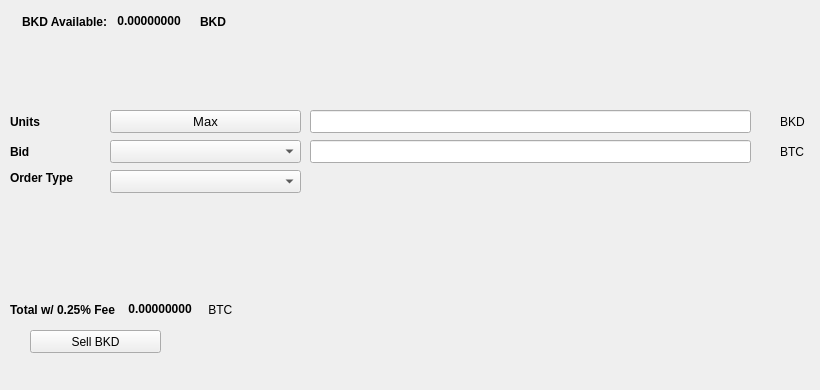
   <widget class="QWidget" name="SellTab">
    <attribute name="title">
     <string>Sell</string>
    </attribute>
    <widget class="QLabel" name="label_16">
     <property name="geometry">
      <rect>
       <x>780</x>
       <y>140</y>
       <width>31</width>
       <height>23</height>
      </rect>
     </property>
     <property name="text">
      <string>BTC</string>
     </property>
    </widget>
    <widget class="QComboBox" name="SellBidcomboBox">
     <property name="geometry">
      <rect>
       <x>110</x>
       <y>140</y>
       <width>191</width>
       <height>23</height>
      </rect>
     </property>
     <property name="font">
      <font>
       <pointsize>10</pointsize>
      </font>
     </property>
    </widget>
    <widget class="QLabel" name="label_18">
     <property name="geometry">
      <rect>
       <x>10</x>
       <y>110</y>
       <width>46</width>
       <height>23</height>
      </rect>
     </property>
     <property name="font">
      <font>
       <weight>75</weight>
       <bold>true</bold>
      </font>
     </property>
     <property name="text">
      <string>Units</string>
     </property>
    </widget>
    <widget class="QPushButton" name="Sell_Max_Amount">
     <property name="geometry">
      <rect>
       <x>110</x>
       <y>110</y>
       <width>191</width>
       <height>23</height>
      </rect>
     </property>
     <property name="font">
      <font>
       <pointsize>10</pointsize>
      </font>
     </property>
     <property name="text">
      <string>Max</string>
     </property>
    </widget>
    <widget class="QLabel" name="label_20">
     <property name="geometry">
      <rect>
       <x>10</x>
       <y>170</y>
       <width>91</width>
       <height>16</height>
      </rect>
     </property>
     <property name="font">
      <font>
       <weight>75</weight>
       <bold>true</bold>
      </font>
     </property>
     <property name="text">
      <string>Order Type</string>
     </property>
    </widget>
    <widget class="QComboBox" name="SellOrdertypeCombo">
     <property name="geometry">
      <rect>
       <x>110</x>
       <y>170</y>
       <width>191</width>
       <height>23</height>
      </rect>
     </property>
     <property name="font">
      <font>
       <pointsize>10</pointsize>
      </font>
     </property>
    </widget>
    <widget class="QLabel" name="label_21">
     <property name="geometry">
      <rect>
       <x>10</x>
       <y>140</y>
       <width>46</width>
       <height>23</height>
      </rect>
     </property>
     <property name="font">
      <font>
       <weight>75</weight>
       <bold>true</bold>
      </font>
     </property>
     <property name="text">
      <string>Bid</string>
     </property>
    </widget>
    <widget class="QLabel" name="label_22">
     <property name="geometry">
      <rect>
       <x>780</x>
       <y>110</y>
       <width>31</width>
       <height>23</height>
      </rect>
     </property>
     <property name="text">
      <string>BKD</string>
     </property>
    </widget>
    <widget class="QLineEdit" name="UnitsInputBKD">
     <property name="geometry">
      <rect>
       <x>310</x>
       <y>110</y>
       <width>441</width>
       <height>23</height>
      </rect>
     </property>
     <property name="font">
      <font>
       <pointsize>9</pointsize>
       <weight>75</weight>
       <bold>true</bold>
      </font>
     </property>
    </widget>
    <widget class="QLineEdit" name="SellBidPriceEdit">
     <property name="geometry">
      <rect>
       <x>310</x>
       <y>140</y>
       <width>441</width>
       <height>23</height>
      </rect>
     </property>
     <property name="font">
      <font>
       <pointsize>9</pointsize>
       <weight>75</weight>
       <bold>true</bold>
      </font>
     </property>
    </widget>
    <widget class="QPushButton" name="SellBKDBTN">
     <property name="geometry">
      <rect>
       <x>30</x>
       <y>330</y>
       <width>131</width>
       <height>23</height>
      </rect>
     </property>
     <property name="text">
      <string>Sell BKD</string>
     </property>
     <property name="icon">
      <iconset resource="../blockdomain">
       <normaloff>:/icons/bitcoin</normaloff>:/icons/bitcoin</iconset>
     </property>
    </widget>
    <widget class="QWidget" name="layoutWidget3">
     <property name="geometry">
      <rect>
       <x>22</x>
       <y>12</y>
       <width>258</width>
       <height>19</height>
      </rect>
     </property>
     <layout class="QHBoxLayout" name="horizontalLayout">
      <item>
       <widget class="QLabel" name="label232_2">
        <property name="font">
         <font>
          <weight>75</weight>
          <bold>true</bold>
         </font>
        </property>
        <property name="text">
         <string>BKD Available:</string>
        </property>
       </widget>
      </item>
      <item>
       <widget class="QLabel" name="BKDAvailableLabel">
        <property name="palette">
         <palette>
          <active>
           <colorrole role="WindowText">
            <brush brushstyle="SolidPattern">
             <color alpha="255">
              <red>0</red>
              <green>0</green>
              <blue>0</blue>
             </color>
            </brush>
           </colorrole>
           <colorrole role="Button">
            <brush brushstyle="SolidPattern">
             <color alpha="255">
              <red>0</red>
              <green>170</green>
              <blue>0</blue>
             </color>
            </brush>
           </colorrole>
           <colorrole role="Light">
            <brush brushstyle="SolidPattern">
             <color alpha="255">
              <red>0</red>
              <green>255</green>
              <blue>0</blue>
             </color>
            </brush>
           </colorrole>
           <colorrole role="Midlight">
            <brush brushstyle="SolidPattern">
             <color alpha="255">
              <red>0</red>
              <green>212</green>
              <blue>0</blue>
             </color>
            </brush>
           </colorrole>
           <colorrole role="Dark">
            <brush brushstyle="SolidPattern">
             <color alpha="255">
              <red>0</red>
              <green>85</green>
              <blue>0</blue>
             </color>
            </brush>
           </colorrole>
           <colorrole role="Mid">
            <brush brushstyle="SolidPattern">
             <color alpha="255">
              <red>0</red>
              <green>113</green>
              <blue>0</blue>
             </color>
            </brush>
           </colorrole>
           <colorrole role="Text">
            <brush brushstyle="SolidPattern">
             <color alpha="255">
              <red>0</red>
              <green>170</green>
              <blue>0</blue>
             </color>
            </brush>
           </colorrole>
           <colorrole role="BrightText">
            <brush brushstyle="SolidPattern">
             <color alpha="255">
              <red>255</red>
              <green>255</green>
              <blue>255</blue>
             </color>
            </brush>
           </colorrole>
           <colorrole role="ButtonText">
            <brush brushstyle="SolidPattern">
             <color alpha="255">
              <red>0</red>
              <green>0</green>
              <blue>0</blue>
             </color>
            </brush>
           </colorrole>
           <colorrole role="Base">
            <brush brushstyle="SolidPattern">
             <color alpha="255">
              <red>255</red>
              <green>255</green>
              <blue>255</blue>
             </color>
            </brush>
           </colorrole>
           <colorrole role="Window">
            <brush brushstyle="SolidPattern">
             <color alpha="255">
              <red>0</red>
              <green>170</green>
              <blue>0</blue>
             </color>
            </brush>
           </colorrole>
           <colorrole role="Shadow">
            <brush brushstyle="SolidPattern">
             <color alpha="255">
              <red>0</red>
              <green>0</green>
              <blue>0</blue>
             </color>
            </brush>
           </colorrole>
           <colorrole role="AlternateBase">
            <brush brushstyle="SolidPattern">
             <color alpha="255">
              <red>127</red>
              <green>212</green>
              <blue>127</blue>
             </color>
            </brush>
           </colorrole>
           <colorrole role="ToolTipBase">
            <brush brushstyle="SolidPattern">
             <color alpha="255">
              <red>255</red>
              <green>255</green>
              <blue>220</blue>
             </color>
            </brush>
           </colorrole>
           <colorrole role="ToolTipText">
            <brush brushstyle="SolidPattern">
             <color alpha="255">
              <red>0</red>
              <green>0</green>
              <blue>0</blue>
             </color>
            </brush>
           </colorrole>
          </active>
          <inactive>
           <colorrole role="WindowText">
            <brush brushstyle="SolidPattern">
             <color alpha="255">
              <red>0</red>
              <green>0</green>
              <blue>0</blue>
             </color>
            </brush>
           </colorrole>
           <colorrole role="Button">
            <brush brushstyle="SolidPattern">
             <color alpha="255">
              <red>0</red>
              <green>170</green>
              <blue>0</blue>
             </color>
            </brush>
           </colorrole>
           <colorrole role="Light">
            <brush brushstyle="SolidPattern">
             <color alpha="255">
              <red>0</red>
              <green>255</green>
              <blue>0</blue>
             </color>
            </brush>
           </colorrole>
           <colorrole role="Midlight">
            <brush brushstyle="SolidPattern">
             <color alpha="255">
              <red>0</red>
              <green>212</green>
              <blue>0</blue>
             </color>
            </brush>
           </colorrole>
           <colorrole role="Dark">
            <brush brushstyle="SolidPattern">
             <color alpha="255">
              <red>0</red>
              <green>85</green>
              <blue>0</blue>
             </color>
            </brush>
           </colorrole>
           <colorrole role="Mid">
            <brush brushstyle="SolidPattern">
             <color alpha="255">
              <red>0</red>
              <green>113</green>
              <blue>0</blue>
             </color>
            </brush>
           </colorrole>
           <colorrole role="Text">
            <brush brushstyle="SolidPattern">
             <color alpha="255">
              <red>0</red>
              <green>170</green>
              <blue>0</blue>
             </color>
            </brush>
           </colorrole>
           <colorrole role="BrightText">
            <brush brushstyle="SolidPattern">
             <color alpha="255">
              <red>255</red>
              <green>255</green>
              <blue>255</blue>
             </color>
            </brush>
           </colorrole>
           <colorrole role="ButtonText">
            <brush brushstyle="SolidPattern">
             <color alpha="255">
              <red>0</red>
              <green>0</green>
              <blue>0</blue>
             </color>
            </brush>
           </colorrole>
           <colorrole role="Base">
            <brush brushstyle="SolidPattern">
             <color alpha="255">
              <red>255</red>
              <green>255</green>
              <blue>255</blue>
             </color>
            </brush>
           </colorrole>
           <colorrole role="Window">
            <brush brushstyle="SolidPattern">
             <color alpha="255">
              <red>0</red>
              <green>170</green>
              <blue>0</blue>
             </color>
            </brush>
           </colorrole>
           <colorrole role="Shadow">
            <brush brushstyle="SolidPattern">
             <color alpha="255">
              <red>0</red>
              <green>0</green>
              <blue>0</blue>
             </color>
            </brush>
           </colorrole>
           <colorrole role="AlternateBase">
            <brush brushstyle="SolidPattern">
             <color alpha="255">
              <red>127</red>
              <green>212</green>
              <blue>127</blue>
             </color>
            </brush>
           </colorrole>
           <colorrole role="ToolTipBase">
            <brush brushstyle="SolidPattern">
             <color alpha="255">
              <red>255</red>
              <green>255</green>
              <blue>220</blue>
             </color>
            </brush>
           </colorrole>
           <colorrole role="ToolTipText">
            <brush brushstyle="SolidPattern">
             <color alpha="255">
              <red>0</red>
              <green>0</green>
              <blue>0</blue>
             </color>
            </brush>
           </colorrole>
          </inactive>
          <disabled>
           <colorrole role="WindowText">
            <brush brushstyle="SolidPattern">
             <color alpha="255">
              <red>0</red>
              <green>85</green>
              <blue>0</blue>
             </color>
            </brush>
           </colorrole>
           <colorrole role="Button">
            <brush brushstyle="SolidPattern">
             <color alpha="255">
              <red>0</red>
              <green>170</green>
              <blue>0</blue>
             </color>
            </brush>
           </colorrole>
           <colorrole role="Light">
            <brush brushstyle="SolidPattern">
             <color alpha="255">
              <red>0</red>
              <green>255</green>
              <blue>0</blue>
             </color>
            </brush>
           </colorrole>
           <colorrole role="Midlight">
            <brush brushstyle="SolidPattern">
             <color alpha="255">
              <red>0</red>
              <green>212</green>
              <blue>0</blue>
             </color>
            </brush>
           </colorrole>
           <colorrole role="Dark">
            <brush brushstyle="SolidPattern">
             <color alpha="255">
              <red>0</red>
              <green>85</green>
              <blue>0</blue>
             </color>
            </brush>
           </colorrole>
           <colorrole role="Mid">
            <brush brushstyle="SolidPattern">
             <color alpha="255">
              <red>0</red>
              <green>113</green>
              <blue>0</blue>
             </color>
            </brush>
           </colorrole>
           <colorrole role="Text">
            <brush brushstyle="SolidPattern">
             <color alpha="255">
              <red>0</red>
              <green>85</green>
              <blue>0</blue>
             </color>
            </brush>
           </colorrole>
           <colorrole role="BrightText">
            <brush brushstyle="SolidPattern">
             <color alpha="255">
              <red>255</red>
              <green>255</green>
              <blue>255</blue>
             </color>
            </brush>
           </colorrole>
           <colorrole role="ButtonText">
            <brush brushstyle="SolidPattern">
             <color alpha="255">
              <red>0</red>
              <green>85</green>
              <blue>0</blue>
             </color>
            </brush>
           </colorrole>
           <colorrole role="Base">
            <brush brushstyle="SolidPattern">
             <color alpha="255">
              <red>0</red>
              <green>170</green>
              <blue>0</blue>
             </color>
            </brush>
           </colorrole>
           <colorrole role="Window">
            <brush brushstyle="SolidPattern">
             <color alpha="255">
              <red>0</red>
              <green>170</green>
              <blue>0</blue>
             </color>
            </brush>
           </colorrole>
           <colorrole role="Shadow">
            <brush brushstyle="SolidPattern">
             <color alpha="255">
              <red>0</red>
              <green>0</green>
              <blue>0</blue>
             </color>
            </brush>
           </colorrole>
           <colorrole role="AlternateBase">
            <brush brushstyle="SolidPattern">
             <color alpha="255">
              <red>0</red>
              <green>170</green>
              <blue>0</blue>
             </color>
            </brush>
           </colorrole>
           <colorrole role="ToolTipBase">
            <brush brushstyle="SolidPattern">
             <color alpha="255">
              <red>255</red>
              <green>255</green>
              <blue>220</blue>
             </color>
            </brush>
           </colorrole>
           <colorrole role="ToolTipText">
            <brush brushstyle="SolidPattern">
             <color alpha="255">
              <red>0</red>
              <green>0</green>
              <blue>0</blue>
             </color>
            </brush>
           </colorrole>
          </disabled>
         </palette>
        </property>
        <property name="font">
         <font>
          <weight>75</weight>
          <bold>true</bold>
         </font>
        </property>
        <property name="text">
         <string> 0.00000000 </string>
        </property>
        <property name="textInteractionFlags">
         <set>Qt::LinksAccessibleByMouse|Qt::TextSelectableByKeyboard|Qt::TextSelectableByMouse</set>
        </property>
       </widget>
      </item>
      <item>
       <widget class="QLabel" name="labelBKD">
        <property name="font">
         <font>
          <weight>75</weight>
          <bold>true</bold>
         </font>
        </property>
        <property name="text">
         <string>BKD</string>
        </property>
       </widget>
      </item>
     </layout>
    </widget>
    <widget class="QWidget" name="layoutWidget">
     <property name="geometry">
      <rect>
       <x>10</x>
       <y>300</y>
       <width>268</width>
       <height>19</height>
      </rect>
     </property>
     <layout class="QHBoxLayout" name="horizontalLayout_2">
      <item>
       <widget class="QLabel" name="label_19">
        <property name="font">
         <font>
          <weight>75</weight>
          <bold>true</bold>
         </font>
        </property>
        <property name="text">
         <string>Total w/ 0.25% Fee </string>
        </property>
       </widget>
      </item>
      <item>
       <widget class="QLabel" name="SellCostLabel">
        <property name="palette">
         <palette>
          <active>
           <colorrole role="WindowText">
            <brush brushstyle="SolidPattern">
             <color alpha="255">
              <red>0</red>
              <green>0</green>
              <blue>0</blue>
             </color>
            </brush>
           </colorrole>
           <colorrole role="Button">
            <brush brushstyle="SolidPattern">
             <color alpha="255">
              <red>0</red>
              <green>170</green>
              <blue>0</blue>
             </color>
            </brush>
           </colorrole>
           <colorrole role="Light">
            <brush brushstyle="SolidPattern">
             <color alpha="255">
              <red>0</red>
              <green>255</green>
              <blue>0</blue>
             </color>
            </brush>
           </colorrole>
           <colorrole role="Midlight">
            <brush brushstyle="SolidPattern">
             <color alpha="255">
              <red>0</red>
              <green>212</green>
              <blue>0</blue>
             </color>
            </brush>
           </colorrole>
           <colorrole role="Dark">
            <brush brushstyle="SolidPattern">
             <color alpha="255">
              <red>0</red>
              <green>85</green>
              <blue>0</blue>
             </color>
            </brush>
           </colorrole>
           <colorrole role="Mid">
            <brush brushstyle="SolidPattern">
             <color alpha="255">
              <red>0</red>
              <green>113</green>
              <blue>0</blue>
             </color>
            </brush>
           </colorrole>
           <colorrole role="Text">
            <brush brushstyle="SolidPattern">
             <color alpha="255">
              <red>0</red>
              <green>170</green>
              <blue>0</blue>
             </color>
            </brush>
           </colorrole>
           <colorrole role="BrightText">
            <brush brushstyle="SolidPattern">
             <color alpha="255">
              <red>255</red>
              <green>255</green>
              <blue>255</blue>
             </color>
            </brush>
           </colorrole>
           <colorrole role="ButtonText">
            <brush brushstyle="SolidPattern">
             <color alpha="255">
              <red>0</red>
              <green>0</green>
              <blue>0</blue>
             </color>
            </brush>
           </colorrole>
           <colorrole role="Base">
            <brush brushstyle="SolidPattern">
             <color alpha="255">
              <red>255</red>
              <green>255</green>
              <blue>255</blue>
             </color>
            </brush>
           </colorrole>
           <colorrole role="Window">
            <brush brushstyle="SolidPattern">
             <color alpha="255">
              <red>0</red>
              <green>170</green>
              <blue>0</blue>
             </color>
            </brush>
           </colorrole>
           <colorrole role="Shadow">
            <brush brushstyle="SolidPattern">
             <color alpha="255">
              <red>0</red>
              <green>0</green>
              <blue>0</blue>
             </color>
            </brush>
           </colorrole>
           <colorrole role="AlternateBase">
            <brush brushstyle="SolidPattern">
             <color alpha="255">
              <red>127</red>
              <green>212</green>
              <blue>127</blue>
             </color>
            </brush>
           </colorrole>
           <colorrole role="ToolTipBase">
            <brush brushstyle="SolidPattern">
             <color alpha="255">
              <red>255</red>
              <green>255</green>
              <blue>220</blue>
             </color>
            </brush>
           </colorrole>
           <colorrole role="ToolTipText">
            <brush brushstyle="SolidPattern">
             <color alpha="255">
              <red>0</red>
              <green>0</green>
              <blue>0</blue>
             </color>
            </brush>
           </colorrole>
          </active>
          <inactive>
           <colorrole role="WindowText">
            <brush brushstyle="SolidPattern">
             <color alpha="255">
              <red>0</red>
              <green>0</green>
              <blue>0</blue>
             </color>
            </brush>
           </colorrole>
           <colorrole role="Button">
            <brush brushstyle="SolidPattern">
             <color alpha="255">
              <red>0</red>
              <green>170</green>
              <blue>0</blue>
             </color>
            </brush>
           </colorrole>
           <colorrole role="Light">
            <brush brushstyle="SolidPattern">
             <color alpha="255">
              <red>0</red>
              <green>255</green>
              <blue>0</blue>
             </color>
            </brush>
           </colorrole>
           <colorrole role="Midlight">
            <brush brushstyle="SolidPattern">
             <color alpha="255">
              <red>0</red>
              <green>212</green>
              <blue>0</blue>
             </color>
            </brush>
           </colorrole>
           <colorrole role="Dark">
            <brush brushstyle="SolidPattern">
             <color alpha="255">
              <red>0</red>
              <green>85</green>
              <blue>0</blue>
             </color>
            </brush>
           </colorrole>
           <colorrole role="Mid">
            <brush brushstyle="SolidPattern">
             <color alpha="255">
              <red>0</red>
              <green>113</green>
              <blue>0</blue>
             </color>
            </brush>
           </colorrole>
           <colorrole role="Text">
            <brush brushstyle="SolidPattern">
             <color alpha="255">
              <red>0</red>
              <green>170</green>
              <blue>0</blue>
             </color>
            </brush>
           </colorrole>
           <colorrole role="BrightText">
            <brush brushstyle="SolidPattern">
             <color alpha="255">
              <red>255</red>
              <green>255</green>
              <blue>255</blue>
             </color>
            </brush>
           </colorrole>
           <colorrole role="ButtonText">
            <brush brushstyle="SolidPattern">
             <color alpha="255">
              <red>0</red>
              <green>0</green>
              <blue>0</blue>
             </color>
            </brush>
           </colorrole>
           <colorrole role="Base">
            <brush brushstyle="SolidPattern">
             <color alpha="255">
              <red>255</red>
              <green>255</green>
              <blue>255</blue>
             </color>
            </brush>
           </colorrole>
           <colorrole role="Window">
            <brush brushstyle="SolidPattern">
             <color alpha="255">
              <red>0</red>
              <green>170</green>
              <blue>0</blue>
             </color>
            </brush>
           </colorrole>
           <colorrole role="Shadow">
            <brush brushstyle="SolidPattern">
             <color alpha="255">
              <red>0</red>
              <green>0</green>
              <blue>0</blue>
             </color>
            </brush>
           </colorrole>
           <colorrole role="AlternateBase">
            <brush brushstyle="SolidPattern">
             <color alpha="255">
              <red>127</red>
              <green>212</green>
              <blue>127</blue>
             </color>
            </brush>
           </colorrole>
           <colorrole role="ToolTipBase">
            <brush brushstyle="SolidPattern">
             <color alpha="255">
              <red>255</red>
              <green>255</green>
              <blue>220</blue>
             </color>
            </brush>
           </colorrole>
           <colorrole role="ToolTipText">
            <brush brushstyle="SolidPattern">
             <color alpha="255">
              <red>0</red>
              <green>0</green>
              <blue>0</blue>
             </color>
            </brush>
           </colorrole>
          </inactive>
          <disabled>
           <colorrole role="WindowText">
            <brush brushstyle="SolidPattern">
             <color alpha="255">
              <red>0</red>
              <green>85</green>
              <blue>0</blue>
             </color>
            </brush>
           </colorrole>
           <colorrole role="Button">
            <brush brushstyle="SolidPattern">
             <color alpha="255">
              <red>0</red>
              <green>170</green>
              <blue>0</blue>
             </color>
            </brush>
           </colorrole>
           <colorrole role="Light">
            <brush brushstyle="SolidPattern">
             <color alpha="255">
              <red>0</red>
              <green>255</green>
              <blue>0</blue>
             </color>
            </brush>
           </colorrole>
           <colorrole role="Midlight">
            <brush brushstyle="SolidPattern">
             <color alpha="255">
              <red>0</red>
              <green>212</green>
              <blue>0</blue>
             </color>
            </brush>
           </colorrole>
           <colorrole role="Dark">
            <brush brushstyle="SolidPattern">
             <color alpha="255">
              <red>0</red>
              <green>85</green>
              <blue>0</blue>
             </color>
            </brush>
           </colorrole>
           <colorrole role="Mid">
            <brush brushstyle="SolidPattern">
             <color alpha="255">
              <red>0</red>
              <green>113</green>
              <blue>0</blue>
             </color>
            </brush>
           </colorrole>
           <colorrole role="Text">
            <brush brushstyle="SolidPattern">
             <color alpha="255">
              <red>0</red>
              <green>85</green>
              <blue>0</blue>
             </color>
            </brush>
           </colorrole>
           <colorrole role="BrightText">
            <brush brushstyle="SolidPattern">
             <color alpha="255">
              <red>255</red>
              <green>255</green>
              <blue>255</blue>
             </color>
            </brush>
           </colorrole>
           <colorrole role="ButtonText">
            <brush brushstyle="SolidPattern">
             <color alpha="255">
              <red>0</red>
              <green>85</green>
              <blue>0</blue>
             </color>
            </brush>
           </colorrole>
           <colorrole role="Base">
            <brush brushstyle="SolidPattern">
             <color alpha="255">
              <red>0</red>
              <green>170</green>
              <blue>0</blue>
             </color>
            </brush>
           </colorrole>
           <colorrole role="Window">
            <brush brushstyle="SolidPattern">
             <color alpha="255">
              <red>0</red>
              <green>170</green>
              <blue>0</blue>
             </color>
            </brush>
           </colorrole>
           <colorrole role="Shadow">
            <brush brushstyle="SolidPattern">
             <color alpha="255">
              <red>0</red>
              <green>0</green>
              <blue>0</blue>
             </color>
            </brush>
           </colorrole>
           <colorrole role="AlternateBase">
            <brush brushstyle="SolidPattern">
             <color alpha="255">
              <red>0</red>
              <green>170</green>
              <blue>0</blue>
             </color>
            </brush>
           </colorrole>
           <colorrole role="ToolTipBase">
            <brush brushstyle="SolidPattern">
             <color alpha="255">
              <red>255</red>
              <green>255</green>
              <blue>220</blue>
             </color>
            </brush>
           </colorrole>
           <colorrole role="ToolTipText">
            <brush brushstyle="SolidPattern">
             <color alpha="255">
              <red>0</red>
              <green>0</green>
              <blue>0</blue>
             </color>
            </brush>
           </colorrole>
          </disabled>
         </palette>
        </property>
        <property name="font">
         <font>
          <weight>75</weight>
          <bold>true</bold>
         </font>
        </property>
        <property name="autoFillBackground">
         <bool>false</bool>
        </property>
        <property name="text">
         <string> 0.00000000</string>
        </property>
        <property name="textInteractionFlags">
         <set>Qt::LinksAccessibleByMouse|Qt::TextSelectableByMouse</set>
        </property>
       </widget>
      </item>
      <item>
       <widget class="QLabel" name="label_17">
        <property name="font">
         <font>
          <weight>50</weight>
          <bold>false</bold>
         </font>
        </property>
        <property name="text">
         <string> BTC</string>
        </property>
       </widget>
      </item>
     </layout>
    </widget>
    <widget class="QLabel" name="label_23">
     <property name="geometry">
      <rect>
       <x>460</x>
       <y>300</y>
       <width>281</width>
       <height>81</height>
      </rect>
     </property>
     <property name="text">
      <string/>
     </property>
     <property name="pixmap">
      <pixmap>:/images/bittrex</pixmap>
     </property>
    </widget>
   </widget>
